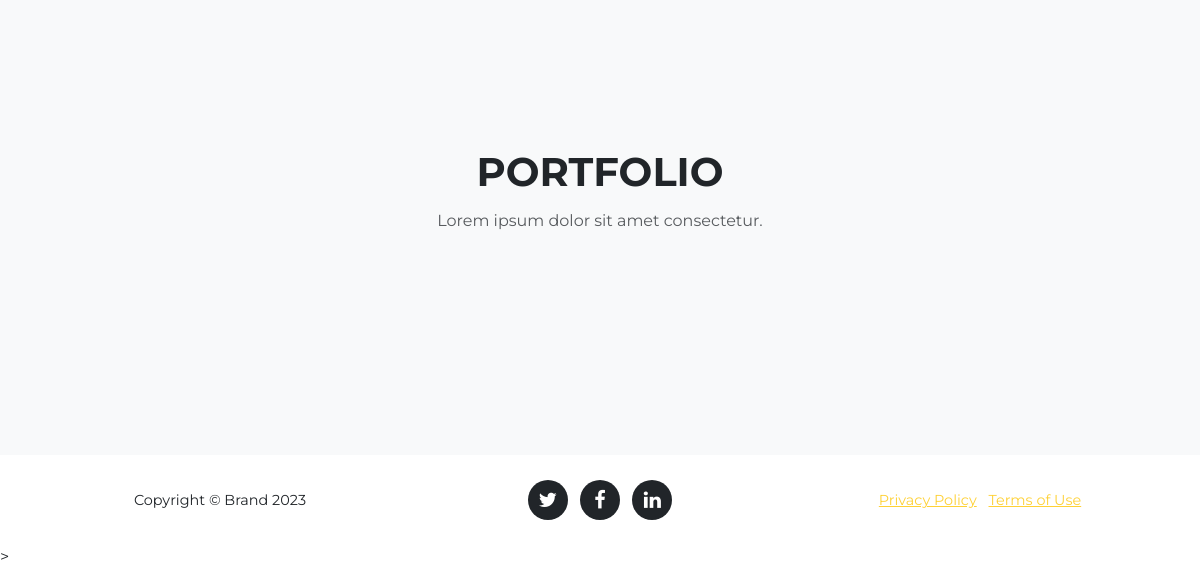
The page /category/2/ (lower part) on the database as committed earlier.
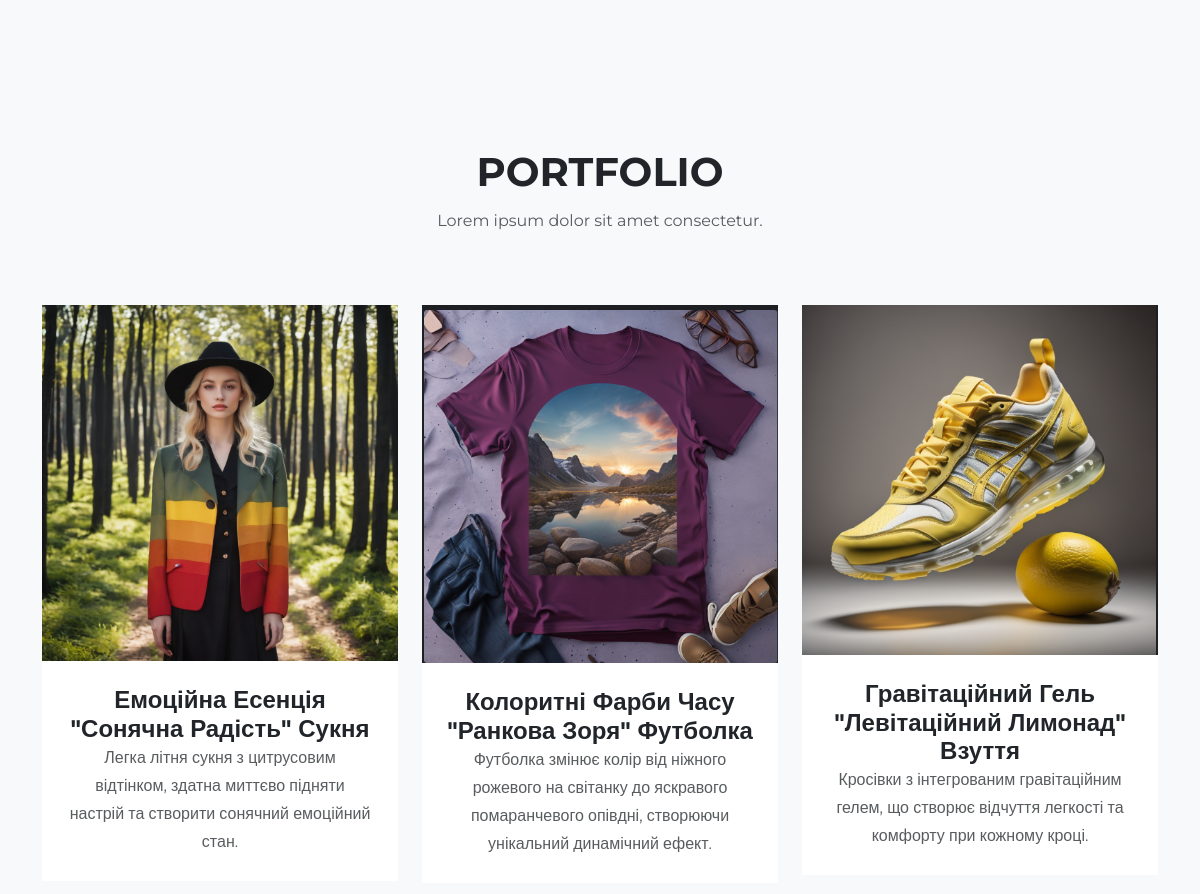
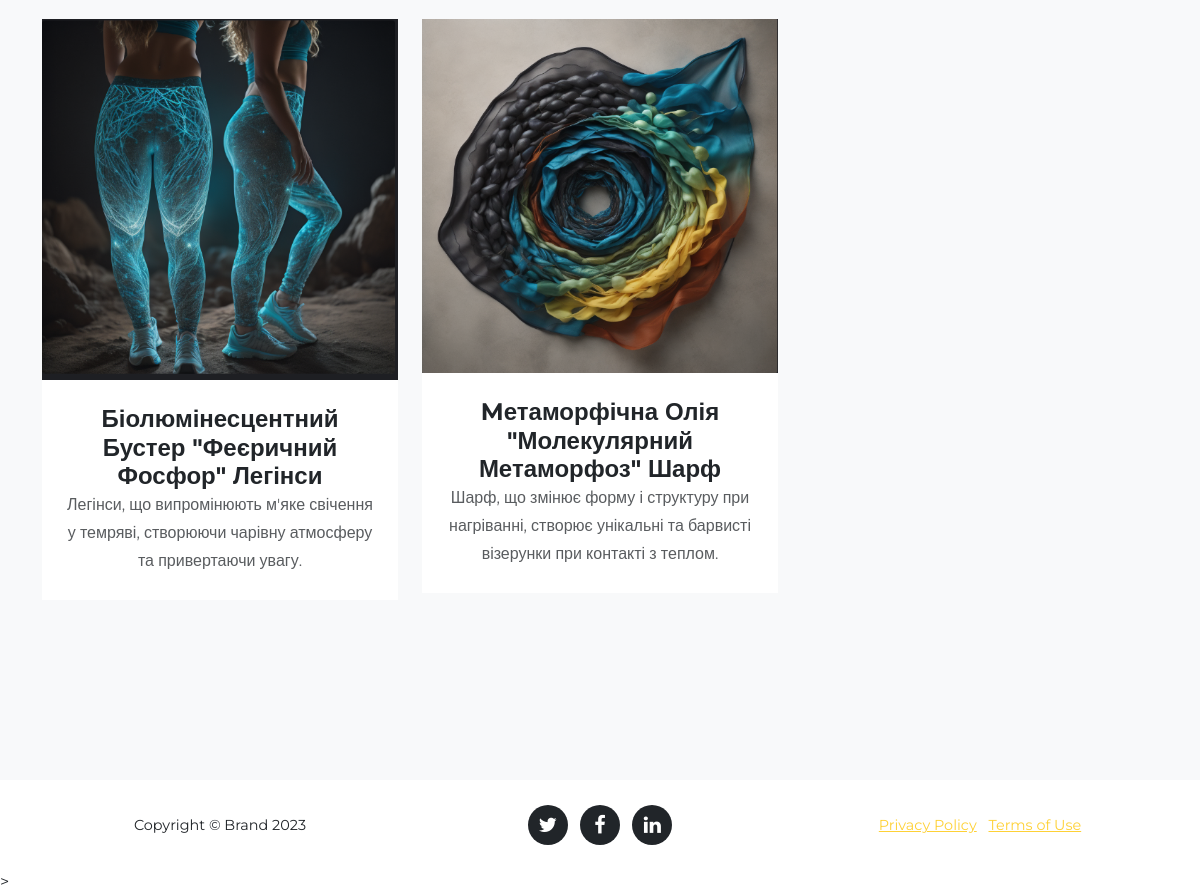
The same page on the database as committed later (2 pictures, top to bottom).
### brand/models.py (models this page shows, shortened)
class Product(models.Model):
    name = models.CharField(max_length=255, unique=True)
    slug = models.SlugField(max_length=255, unique=True, db_index=True, verbose_name='url')
    description = models.TextField(blank=True)
    category = models.ForeignKey(Category, on_delete=models.PROTECT, related_name='products')
    brands = models.CharField(max_length=255, unique=True)
    price = models.DecimalField(max_digits=10, decimal_places=2)
    photo = models.ImageField(upload_to='product_images/', blank=True)
    sizes = models.CharField(max_length=50, help_text='Comma-separated list of available sizes',blank=True)
    quantity_available = models.PositiveIntegerField()
    order = models.PositiveSmallIntegerField()
    is_visible = models.BooleanField(default=True)
    class Meta:
        verbose_name_plural = 'products'
        ordering = ('order',)
        constraints = [
            models.UniqueConstraint(fields=['order', 'category'], name='unique_order_per_each_category'),
        ]
        unique_together = ['id', 'slug']

### brand/views.py (the view)
# urls.py: path('category/<int:category_id>/', category_detail, name='category-detail'),
def category_detail(request, category_id):
    products = Product.objects.filter(category_id=category_id)
    context = {'products': products}
    return render(request, 'products.html', context=context)

### brand/templates/products.html
{% extends 'index.html' %}
{% block main %}
    {% include 'portfolio.html' %}
{% endblock %}

### brand/templates/portfolio.html (shortened to what this page needs)
<section class="bg-light" id="portfolio">
    <div class="container">
            <div class="row">
                <div class="col-lg-12 text-center">
                    <h2 class="text-uppercase section-heading">Portfolio</h2>
                    <h3 class="text-muted section-subheading">Lorem ipsum dolor sit amet consectetur.</h3>
                </div>
            </div>
            <div class="row">
                {% for item in products %}
                    <div class="col-sm-6 col-md-4 portfolio-item">
                        <a class="portfolio-link" href="#portfolioModal{{ item.pk }}" data-bs-toggle="modal">
                            <img class="img-fluid" src="{{ item.photo.url }}">
                    </a>
                    <div class="portfolio-caption">
                        <h4>{{ item.name }}</h4>
                        <p class="text-muted">{{ item.description }}</p>
                    </div>
                    </div>
                {% endfor %}
            </div>
        </div>
</section>

Rows that differ between the two databases and show on the page:
added Product: photo (picture), name "Емоційна Есенція \"Сонячна Радість\" Сукня", description "Легка літня сукня з цитрусовим відтінком, здатна миттєво підняти настрій та створити сонячний емоційний стан."
added Product: photo (picture), name "Колоритні Фарби Часу \"Ранкова Зоря\" Футболка", description "Футболка змінює колір від ніжного рожевого на світанку до яскравого помаранчевого опівдні, створюючи унікальний динамічний ефект."
added Product: photo (picture), name "Гравітаційний Гель \"Левітаційний Лимонад\" Взуття", description "Кросівки з інтегрованим гравітаційним гелем, що створює відчуття легкості та комфорту при кожному кроці."
added Product: photo (picture), name "Біолюмінесцентний Бустер \"Феєричний Фосфор\" Легінси", description "Легінси, що випромінюють м'яке свічення у темряві, створюючи чарівну атмосферу та привертаючи увагу."
added Product: photo (picture), name "Mетаморфічна Олія \"Молекулярний Метаморфоз\" Шарф", description "Шарф, що змінює форму і структуру при нагріванні, створює унікальні та барвисті візерунки при контакті з теплом."
